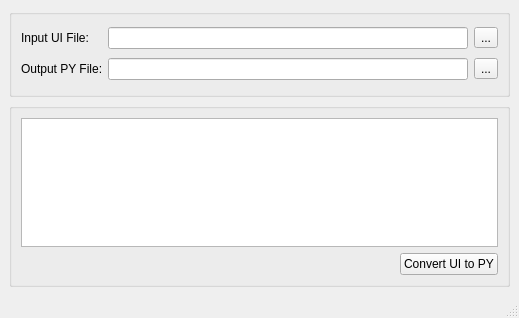
<?xml version="1.0" encoding="UTF-8"?>
<ui version="4.0">
 <class>MainWindow</class>
 <widget class="QMainWindow" name="MainWindow">
  <property name="geometry">
   <rect>
    <x>0</x>
    <y>0</y>
    <width>519</width>
    <height>318</height>
   </rect>
  </property>
  <property name="windowTitle">
   <string>UI2PY</string>
  </property>
  <widget class="QWidget" name="centralwidget">
   <layout class="QGridLayout" name="gridLayout_2">
    <item row="0" column="0">
     <widget class="QGroupBox" name="groupBox">
      <property name="minimumSize">
       <size>
        <width>0</width>
        <height>88</height>
       </size>
      </property>
      <property name="maximumSize">
       <size>
        <width>16777215</width>
        <height>88</height>
       </size>
      </property>
      <property name="title">
       <string/>
      </property>
      <layout class="QGridLayout" name="gridLayout">
       <item row="0" column="2">
        <widget class="QToolButton" name="toolButton">
         <property name="text">
          <string>...</string>
         </property>
        </widget>
       </item>
       <item row="1" column="1">
        <widget class="QLineEdit" name="lineEdit_2"/>
       </item>
       <item row="1" column="0">
        <widget class="QLabel" name="label_2">
         <property name="maximumSize">
          <size>
           <width>81</width>
           <height>16777215</height>
          </size>
         </property>
         <property name="text">
          <string>Output PY File:</string>
         </property>
        </widget>
       </item>
       <item row="0" column="0">
        <widget class="QLabel" name="label">
         <property name="maximumSize">
          <size>
           <width>81</width>
           <height>16777215</height>
          </size>
         </property>
         <property name="text">
          <string>Input UI File: </string>
         </property>
        </widget>
       </item>
       <item row="0" column="1">
        <widget class="QLineEdit" name="lineEdit"/>
       </item>
       <item row="1" column="2">
        <widget class="QToolButton" name="toolButton_2">
         <property name="text">
          <string>...</string>
         </property>
        </widget>
       </item>
      </layout>
     </widget>
    </item>
    <item row="1" column="0">
     <widget class="QGroupBox" name="groupBox_2">
      <property name="title">
       <string/>
      </property>
      <layout class="QGridLayout" name="gridLayout_3">
       <item row="1" column="0">
        <spacer name="horizontalSpacer">
         <property name="orientation">
          <enum>Qt::Horizontal</enum>
         </property>
         <property name="sizeHint" stdset="0">
          <size>
           <width>373</width>
           <height>20</height>
          </size>
         </property>
        </spacer>
       </item>
       <item row="1" column="2">
        <widget class="QPushButton" name="pushButton">
         <property name="text">
          <string>Convert UI to PY</string>
         </property>
        </widget>
       </item>
       <item row="0" column="0" colspan="3">
        <widget class="QTextEdit" name="textEdit"/>
       </item>
      </layout>
     </widget>
    </item>
   </layout>
  </widget>
  <widget class="QStatusBar" name="statusbar"/>
 </widget>
 <resources/>
 <connections/>
</ui>
